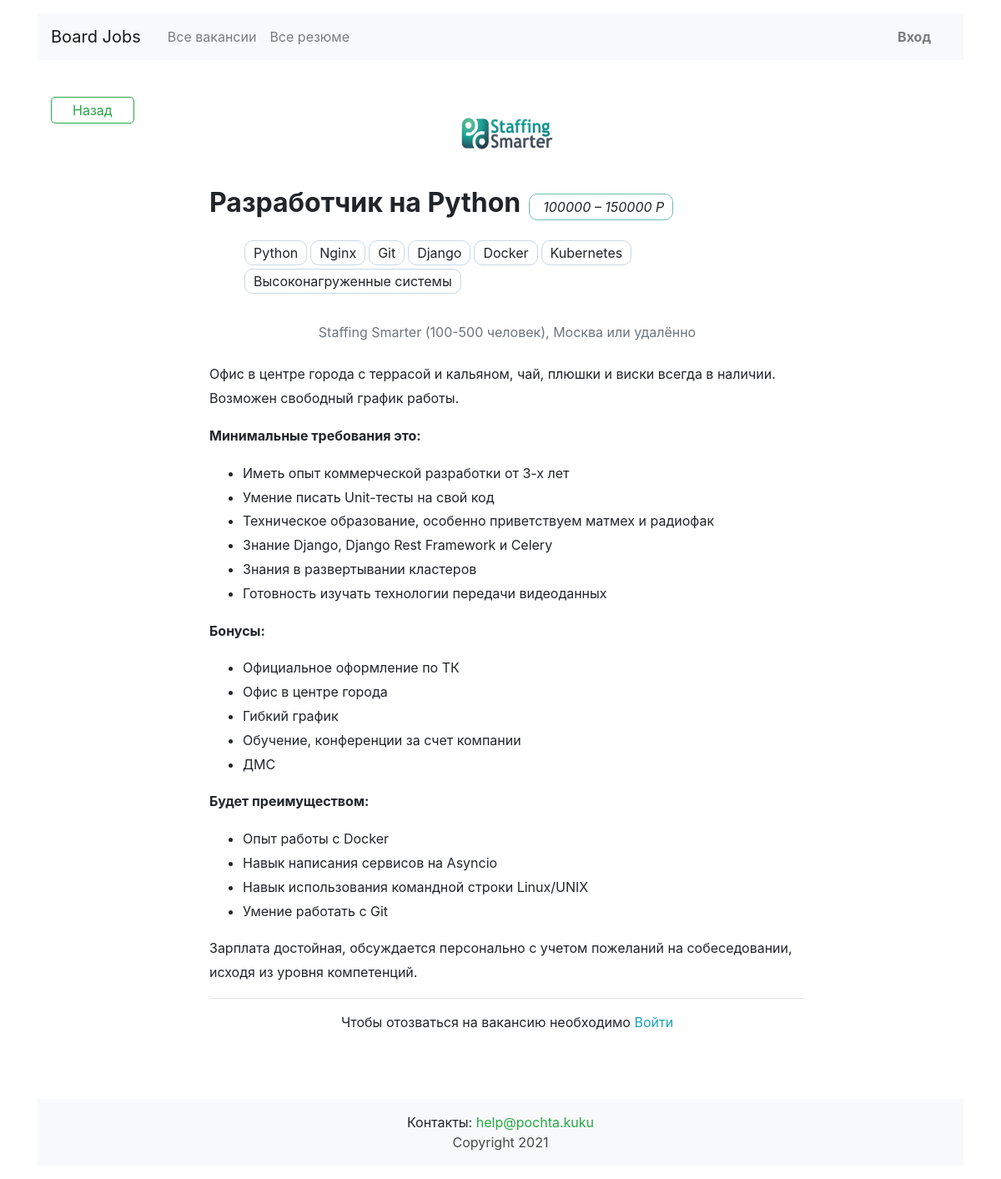
Screenshot of /vacancies/1 with the database file from the repository.
### vacancies/models.py (models this page shows, shortened)
class Vacancy(models.Model):
    title = models.CharField("название вакансии", max_length=100, db_index=True)
    skills = models.CharField("навыки", max_length=500)
    description = models.TextField("описание вакансии", max_length=10000, db_index=True)
    salary_min = models.IntegerField("зарплата от")
    salary_max = models.IntegerField("зарплата до")
    published_at = models.DateField("опубликовано", auto_now_add=True)
    company = models.ForeignKey(Company,
                                on_delete=models.CASCADE, related_name="vacancies", verbose_name="компания")
    specialty = models.ForeignKey(Specialty,
                                  on_delete=models.PROTECT, related_name="vacancies", verbose_name="специализация")
    class Meta:
        verbose_name = "вакансия"
        verbose_name_plural = "вакансии"
        ordering = ['id']

class Company(models.Model):
    CHOICES_EMPLOYEE_COUNT = (
        ('1', '0-15'),
        ('2', '15-100'),
        ('3', '100-500'),
        ('4', '500-1000'),
        ('5', '> 1000'),
    )
    name = models.CharField("название", max_length=100)
    location = models.CharField("город", max_length=25)
    description = models.TextField("информация о компании", max_length=5000)
    employee_count = models.CharField("количество сотрудников", max_length=10, choices=CHOICES_EMPLOYEE_COUNT)
    logo = models.ImageField("логотип", upload_to=MEDIA_COMPANY_IMAGE_DIR)
    owner = models.OneToOneField(User, on_delete=models.CASCADE, related_name="owner_user", verbose_name="owner_id")
    def employee_count_verbose(self):
        return dict(Company.CHOICES_EMPLOYEE_COUNT)[self.employee_count]
    class Meta:
        verbose_name = "компания"
        verbose_name_plural = "компании"

### vacancies/views.py (the view, shortened to what this page needs)
# urls.py: path('vacancies/<int:vacancy_id>', VacancyView.as_view(), name='vacancy'),  # одна вакансия
class VacancyView(CreateView):
    template_name = 'vacancies/vacancy.html'
    model = Vacancy
    form_class = ApplicationForm
    def get_context_data(self, **kwargs):
        context = super(VacancyView, self).get_context_data(**kwargs)
        user_in_application = Application.objects.filter(
            vacancy_id=self.kwargs['vacancy_id'],
            user_id=self.request.user.id,
        )
        context['application_sent'] = user_in_application
        context['vacancy'] = self.model.objects.select_related('company').get(id=self.kwargs['vacancy_id'])
        if user_in_application:
            messages.info(self.request, 'Вы уже отзывались на эту вакансию')
        return context

### vacancies/templatetags/my_filters.py (called while the page is built)
@register.filter()
def list_li(tags_str):
    tags_str = str(tags_str)
    tags_str = tags_str.split(',')
    tags = '</li><li>'.join(tags_str)
    return f'<li>{tags}</li>'

### vacancies/templates/vacancies/vacancy.html (shortened to what this page needs)
{% extends 'vacancies/base.html' %}
{% load my_filters %}
{% block container %}
    <main class="container mt-3 pb-5">
        <div class="row mt-5">
            <div class="col-12 col-lg-2">
                <div class="pl-3 mb-5">
                    <p><a onclick="javascript:history.back(); return false;" class="text-success">Назад</a></p>
                </div>
            </div>
            <div class="col-12 col-lg-8">
                <section class="pl-3">
                    <div class="vacancy_logo_company">
                        <a href="{% url 'company' vacancy.company_id %}"><img
                                src="{{ vacancy.company.logo.url }}"
                                width="130" height="80"
                                alt="Логотип компании {{ vacancy.company.name|title }}"></a>
                    </div>
                    <div class="d-flex align-items-baseline align-content-baseline">
                        <h1 class="h2 mt-4 font-weight-bold">{{ vacancy.title }}</h1>
                        <p class="salary m-0 pl-3 font-italic">{{ vacancy.salary_min }} – {{ vacancy.salary_max }} Р</p>
                    </div>
                    <p class="mt-2">
                    <ul class="ul_skills">{{ vacancy.skills|list_li|safe|escape }}</ul>
                    </p>
                    <p class="text-muted text-center mb-4">{{ vacancy.company.name|title }}
                        ({{ vacancy.company.employee_count_verbose }} человек),
                        {{ vacancy.company.location }} или удалённо</p>
                    <div style="line-height: 1.8;">
                        {% autoescape off %}{{ vacancy.description|linebreaks }}{% endautoescape %}
                    </div>
                    <hr>
                    {% if request.user.is_authenticated %}
                        {% if not application_sent %}
                                {% load crispy_forms_tags %}
                        {% endif %}
                    {% else %}
                        <p class="mt-3 font-weight-normal text-center">Чтобы отозваться на вакансию необходимо <a
                                href="{% url 'login' %}" class="text-info">Войти</a></p>
                    {% endif %}
                </section>
            </div>
        </div>
    </main>
{% endblock %}

### vacancies/static/css/style_vacancy.css (style rules this page uses)
a:not([href]):not([tabindex]) { color: #28a745; border: 1px solid #28a745; padding: 5px 25px; border-radius: 5px; }
.ul_skills { display: inline-flex; list-style-type: none; flex-wrap: wrap; }
.ul_skills li { border: 1px solid #cbd8e4; padding: 2px 10px; margin: 2px; border-radius: 10px; }
.salary { padding: 3px 10px; border-radius: 10px; margin-left: 10px !important; border: 1px solid #6fbfad; }
.vacancy_logo_company { text-align: center; }
a { color: #454a46; }

### rows the page displays
Vacancy: company.logo (picture), title "Разработчик на Python", salary_min "100000", salary_max "150000", skills|list_li "Python Nginx Git Django Docker Kubernetes Высоконагруженные системы", company.name "Staffing Smarter", company.employee_count_verbose "100-500", company.location "Москва", description "Офис в центре города с террасой и кальяном, чай, плюшки и виски всегда в наличии. Возможен свободный график работы. Минимальные требования это: Иметь опыт коммерческой разработки от 3-х лет Умение писать Unit-тесты на свой код Техническое образование, особенно приветствуем матмех и радиофак Знание Django, Django Rest Framework и Celery Знания в развертывании кластеров Готовность изучать технологии передачи видеоданных Бонусы: Официальное оформление по ТК Офис в центре города Гибкий график Обучение, конференции за счет компании ДМС Будет преимуществом: Опыт работы с Docker Навык написания сервисов на Asyncio Навык использования командной строки Linux/UNIX Умение работать с Git Зарплата…"
